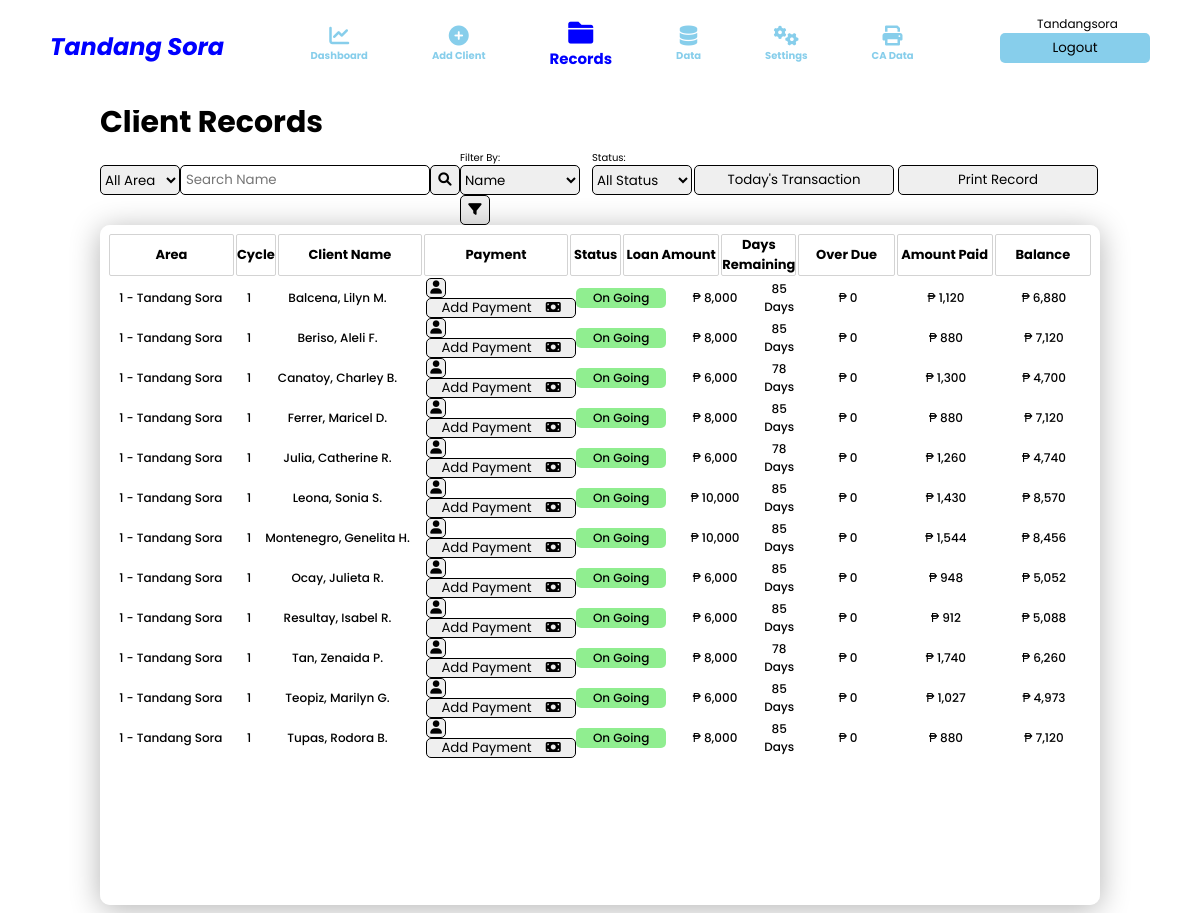
The page /Records.php (signed in) on the database its author committed.
### tables this page shows
CREATE TABLE `insert_cssaccount` (
  `id` int(11) NOT NULL,
  `branch` varchar(255) NOT NULL,
  `fullname` varchar(255) NOT NULL,
  `username` varchar(255) NOT NULL,
  `password` varchar(255) NOT NULL
);

CREATE TABLE `insert_client` (
  `id` int(11) NOT NULL,
  `cbranch` varchar(255) NOT NULL,
  `clientid` varchar(255) NOT NULL,
  `cphoto` text NOT NULL,
  `cfirstname` varchar(255) NOT NULL,
  `cmidname` varchar(255) NOT NULL,
  `clastname` varchar(255) NOT NULL,
  `csuffix` varchar(255) NOT NULL,
  `ccarea` varchar(255) NOT NULL,
  `ccycle` int(11) NOT NULL DEFAULT 1,
  `cchnumber` varchar(255) NOT NULL,
  `ccstreet` varchar(255) NOT NULL,
  `ccbarangay` varchar(255) NOT NULL,
  `cccity` varchar(255) NOT NULL,
  `ccontact` varchar(255) NOT NULL,
  `cemail` varchar(255) NOT NULL,
  `cage` varchar(255) NOT NULL,
  `cgender` varchar(255) NOT NULL,
  `cbirthday` date NOT NULL,
  `chnumber` varchar(255) NOT NULL,
  `cstreet` varchar(255) NOT NULL,
  `cbarangay` varchar(255) NOT NULL,
  `ccity` varchar(255) NOT NULL,
  `chome` varchar(255) NOT NULL,
  `cother` varchar(255) NOT NULL,
  `cnationality` varchar(255) NOT NULL,
  `ccivilstatus` varchar(255) NOT NULL,
  `cspouse` varchar(255) NOT NULL,
  `cchildren` varchar(255) NOT NULL,
  `ccomaker` varchar(255) NOT NULL,
  `cccontact` varchar(255) NOT NULL,
  `ccreditanalyst` varchar(255) NOT NULL,
  `cloanrequest` int(11) NOT NULL DEFAULT 0,
  `cloanamount` int(11) NOT NULL DEFAULT 0,
  `cloanstatus` varchar(255) NOT NULL DEFAULT 'Pending',
  `camountpaid` int(11) NOT NULL DEFAULT 0,
  `cadvance` int(11) DEFAULT 0,
  `csecdep` int(11) NOT NULL,
  `paydate` datetime DEFAULT NULL,
  `cbalance` int(11) NOT NULL DEFAULT 0,
  `coverdue` int(11) NOT NULL DEFAULT 0,
  `cinterest` int(11) NOT NULL,
  `clisteddate` datetime NOT NULL DEFAULT current_timestamp(),
  `creleaseddate` datetime DEFAULT NULL,
  `cmaturitydate` datetime DEFAULT NULL
);

### Records.php (the view, shortened to what this page needs)
<?php
    include_once 'header.php';
?>
<div class="clientRecords">
    <h1>Client Records</h1>
    <div class="crTop">
        <div class="crtSearch">
            <select name="Area" value ="AreaAll" class="sArea" id="sArea" onchange="areaFilter()">
                <option value="AreaAll">All Area</option>
            </select>
            <input type="text" id="searchName" onkeyup="searchorindex()" placeholder="Search Name">
            <button id="searchNameBtn" onclick="searchBar()"><i class="fa fa-search"></i></button>
        </div>
        <div class="crtFilter">
            <label for="cfilter">Filter By:</label>
            <select name="Filter" id="cfilter">
                <option value="byName">Name</option>
            </select>
            <button onclick="mainFilter()"><i class="fa fa-filter"></i></button>
        </div>
        <div class="crtStatus">
            <label for="cStatus">Status:</label>
            <select name="Status" id="cStatus"  onchange="statusFilter()">
                <option value="All">All Status</option>
            </select>
        </div>
        <div class="crtButtons">
            <button type="button" id="crtRecent" onclick="crtViewTransaction()">Today's Transaction</button>
            <button type="button" id=btnPrintRec onclick="window.print()" media="print">Print Record</button>
        </div>
    </div>
    <div id="crDefaultView" class="crDefaultView">
        <div class="crMiddle default">
            <table id="crtTabCont">
                <tr class="header">
                    <th width="13%">Area</th>
                    <th width="3%">Cycle</th>
                    <th width="15%">Client Name</th>
                    <th width="15%" id="thPayment">Payment</th>
                    <th width="5.3%">Status</th>
                    <th width="10%">Loan Amount</th>
                    <th>Days Remaining</th>
                    <th width="10%">Over Due</th>
                    <th width="10%">Amount Paid</th>
                    <th width="10%">Balance</th>
                </tr>
            </table>
            <div class="crtTableContent">
                <table id="recordTable">
                    <?php
                        if($bnm == "all"){
                            $show_table = "SELECT * FROM insert_client  ORDER BY ccarea ASC, ccycle ASC, clastname ASC";
                            $show_profile = "SELECT * FROM insert_client ORDER BY ccarea ASC, ccycle ASC, clastname ASC";
                        }else{
                            $show_table = "SELECT * FROM insert_client WHERE cbranch = '$bnm' ORDER BY ccarea ASC, ccycle ASC, clastname ASC";
                        }
                        $show_table_query = mysqli_query($connection, $show_table);
                        $drIndex = -1;
                        while($row = mysqli_fetch_assoc($show_table_query)){
                            $drIndex ++;
                            $status = $row['cloanstatus'];
                            if($status == "OnGoing"){
                                $stats = "<td width='6%' id='crmStatus' class='crmStatus'><div style='background-color:#90ee90 '><p id='crmStatusP'></p><p>On Going</p></div> </td>";
                            }
                            $bnm = $row['cbranch'];
                            if($bnm == "tandangsora"){
                                $bname = 'Tandang Sora' ;
                            }
                            elseif($bnm == "meycauayan"){
                                $bname = 'Meycauayan'  ;
                            }
                            elseif($bnm == "stamaria"){
                                $bname = 'Sta. Maria' ;
                            }
                    ?>
                    <tr>
                        <td width="13%"><?php echo $row['ccarea'].' - '.$bname ?></td>
                        <td width="3%"><?php echo $row['ccycle'] ?></td>
                        <td width="15%"><?php echo $row['clastname'].', '.$row['cfirstname'].' '.substr($row['cmidname'],0,1).'.' ?></td>
                        <td width="15%" id="crmUser">
                            <button id="userButton" class="userButtonProfile"><i class="fa fa-user"></i></button>
                            <button id="userPayment" class="userButtonAdd">Add Payment <i class="fa fa-money-bill"></i></button>
                        </td>
                        <?php echo $stats?>
                        <td width="10%">₱ <input type="hidden" class="hiddenstatus" value="<?php echo $status ?>"><?php echo number_format($row['cloanamount'])?></td>
                        <td><div id="tdDaysRemaining<?php echo $drIndex?>" class="tdDaysRemaining" data-date="<?php echo $row['cmaturitydate']?>">
                                <span class="days"></span>
                            </div>
                            </td>
                        <td  width="10%" id="crmOverdue"><p>₱ <?php echo ($row['coverdue'])?></p></td>
                        <td width="10%" id="crmDays"><p>₱ <?php echo number_format($row['camountpaid'])?></p></td>
                        <td width="10%">₱ <?php echo number_format($row['cbalance'])?></td>
                    </tr>
                    <?php } ?>
                </table>
            </div>
        </div>
    </div>
</div>

### header.php (shortened to what this page needs)
<?php include "db.php"; ?>
<!DOCTYPE html>
<html lang="en">
<head>
    <link rel="stylesheet" href="https://cdnjs.cloudflare.com/ajax/libs/font-awesome/6.0.0/css/all.min.css">
    <link rel="stylesheet" href="CSS/style.css">
</head>
<header>
    <div class="fullContent">
        <nav>
            <?php
                $username1 = $_SESSION['UNAME'];
                $branch1 = mysqli_query($connection,"select branch from insert_cssaccount where username = '$username1'");
                    while($rb1= mysqli_fetch_assoc($branch1)){
                        $bnm = $rb1['branch'];
                        if($bnm == "tandangsora"){
                            $bname = 'Tandang Sora' ;
                        }
                        elseif($bnm == "meycauayan"){
                            $bname = 'Meycauayan'  ;
                        }
                        elseif($bnm == "stamaria"){
                            $bname = 'Sta. Maria' ;
                        }
                        elseif($bnm == "all"){
                            $bname = "All Branches";
                        }
                    }
            ?>
            <i style="display: inline-flex; color:blue;"><h1><?php echo $bname?></h1></i>
            <ul id="navSelection" class="navSelection">
                <li class="navSel"><a class="a" href="Dashboard.php"><i class="fa fa-chart-line"></i><p>Dashboard</p></a></li>
                <li class="navSel"><a class="a" href="AddClient.php"><i class="fa fa-plus-circle"></i><p>Add Client</p></a></li>
                <li class="navSel"><a class="a" href="Records.php"><i class="fa fa-folder"></i><p>Records</p></a></li>
                <li class="navSel"><a class="a" href="Data.php"><i class="fa fa-database"></i><p>Data</p></a></li>
                <li class="navSel"><a class="a" href="Settings.php"><i class="fa fa-gears"></i><p>Settings</p></a></li>
                <li class="navSel"><a class="a" href="CA.php"><i class="fa fa-print"></i><p>CA Data</p></a></li>
            </ul>
            <div class="accountOpen" style="margin-top: -15px;">
                <span id="accPosition" style="font-size: 12px; margin-right: 5px;"></span><span id="accountName" style="font-size: 12px; text-transform: capitalize;"><?php echo $_SESSION['UNAME'];?></span><br>
                <a href="cssLogout.php"><button id='btnLogOut'>Logout</button></a>
            </div>
        </nav>
    </div>
</header>

### CSS/style.css (style rules this page uses)
* { margin: 0; padding: 0; box-sizing: border-box; font-family: 'Poppins', sans-serif; }
.fullContent { position: fixed; height: 110px; width: 100%; padding: 20px 50px; background: white; }
nav { display: flex; justify-content: space-between; align-items: center; text-align: center; }
nav ul { width: 70%; display: flex; justify-content: center; align-items: center; text-align: center; text-decoration: none; list-style: none; }
nav ul li { text-decoration: none; display: flex; justify-content: center; align-items: center; text-align: center; font-weight: 700; }
nav ul li a { font-size: 20px; color: skyblue; text-decoration: none; margin: 0 30px; }
nav ul li a p { font-size: 10px; margin: 2px; }
nav ul .active a { color: blue; font-size: 25px; }
nav ul .active a p { font-size: 15px; }
nav .accountOpen a button { height: 30px; width: 150px; border-radius: 5px; border: 0; cursor: pointer; background: skyblue; }

### rows shown on the page
insert_cssaccount: branch "Tandang Sora"
insert_client: ccarea "1", cbranch "Tandang Sora", ccycle "1", clastname "Balcena", cfirstname "Lilyn", cmidname "M", cloanstatus "On Going", cloanamount "8,000", coverdue "0", camountpaid "1,120", cbalance "6,880"
insert_client: ccarea "1", cbranch "Tandang Sora", ccycle "1", clastname "Beriso", cfirstname "Aleli", cmidname "F", cloanstatus "On Going", cloanamount "8,000", coverdue "0", camountpaid "880", cbalance "7,120"
insert_client: ccarea "1", cbranch "Tandang Sora", ccycle "1", clastname "Canatoy", cfirstname "Charley", cmidname "B", cloanstatus "On Going", cloanamount "6,000", coverdue "0", camountpaid "1,300", cbalance "4,700"
insert_client: ccarea "1", cbranch "Tandang Sora", ccycle "1", clastname "Ferrer", cfirstname "Maricel", cmidname "D", cloanstatus "On Going", cloanamount "8,000", coverdue "0", camountpaid "880", cbalance "7,120"
insert_client: ccarea "1", cbranch "Tandang Sora", ccycle "1", clastname "Julia", cfirstname "Catherine", cmidname "R", cloanstatus "On Going", cloanamount "6,000", coverdue "0", camountpaid "1,260", cbalance "4,740"
insert_client: ccarea "1", cbranch "Tandang Sora", ccycle "1", clastname "Leona", cfirstname "Sonia", cmidname "S", cloanstatus "On Going", cloanamount "10,000", coverdue "0", camountpaid "1,430", cbalance "8,570"
insert_client: ccarea "1", cbranch "Tandang Sora", ccycle "1", clastname "Montenegro", cfirstname "Genelita", cmidname "H", cloanstatus "On Going", cloanamount "10,000", coverdue "0", camountpaid "1,544", cbalance "8,456"
insert_client: ccarea "1", cbranch "Tandang Sora", ccycle "1", clastname "Ocay", cfirstname "Julieta", cmidname "R", cloanstatus "On Going", cloanamount "6,000", coverdue "0", camountpaid "948", cbalance "5,052"
insert_client: ccarea "1", cbranch "Tandang Sora", ccycle "1", clastname "Resultay", cfirstname "Isabel", cmidname "R", cloanstatus "On Going", cloanamount "6,000", coverdue "0", camountpaid "912", cbalance "5,088"
insert_client: ccarea "1", cbranch "Tandang Sora", ccycle "1", clastname "Tan", cfirstname "Zenaida", cmidname "P", cloanstatus "On Going", cloanamount "8,000", coverdue "0", camountpaid "1,740", cbalance "6,260"
insert_client: ccarea "1", cbranch "Tandang Sora", ccycle "1", clastname "Teopiz", cfirstname "Marilyn", cmidname "G", cloanstatus "On Going", cloanamount "6,000", coverdue "0", camountpaid "1,027", cbalance "4,973"
insert_client: ccarea "1", cbranch "Tandang Sora", ccycle "1", clastname "Tupas", cfirstname "Rodora", cmidname "B", cloanstatus "On Going", cloanamount "8,000", coverdue "0", camountpaid "880", cbalance "7,120"

### other values the page prints
$_SESSION['UNAME'] "Tandangsora"
